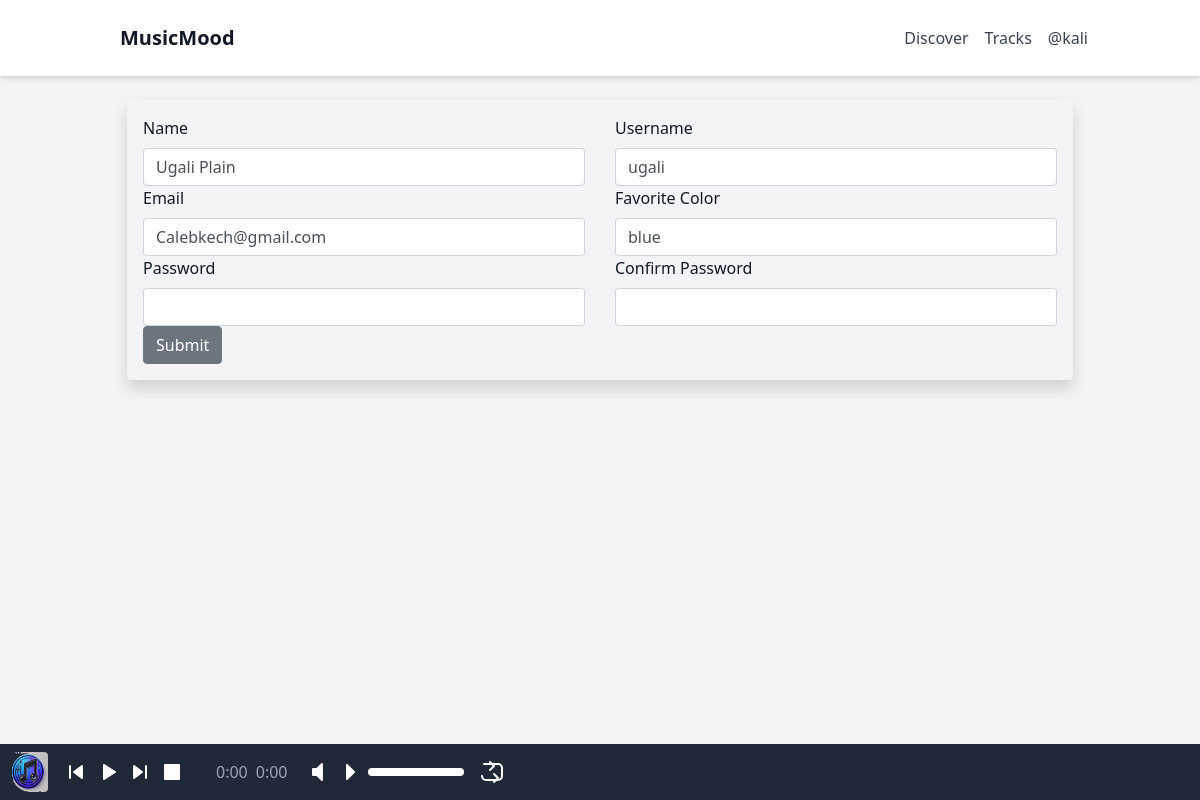
Page /user/update/68556e91-2354-42ca-b421-9d2ffe631100 (signed in) on the committed database.
### app/models.py (models this page shows, shortened)
class Users(db.Model, UserMixin):
    id = db.Column(db.String(36), primary_key=True, default=lambda: str(uuid.uuid4()))
    username = db.Column(db.String(20), nullable=False, unique=True)
    name = db.Column(db.String(200), nullable=False)
    email = db.Column(db.String(120), nullable=False, unique=True)
    favorite_color = db.Column(db.String(120))
    date_added = db.Column(db.DateTime, nullable=False, default=datetime.utcnow)
    profile_pic = db.Column(db.String(255), nullable=True)
    is_admin = db.Column(db.Boolean, default=False)
    is_creater = db.Column(db.Boolean, default=False)
    playlists = db.relationship('Playlist', back_populates='user', cascade='all, delete-orphan')
    password_hash = db.Column(db.String(256))

### app/routes.py (the view, shortened to what this page needs)
@main.route('/user/update/<string:user_id>', methods=['GET', 'POST'])
@login_required
@admin_required
def update_user(user_id):
    user = Users.query.get_or_404(user_id)
    form = UserForm(obj=user)
    return render_template('update_user.html', user=user, form=form)

### app/forms.py
class UserForm(FlaskForm):
	name = StringField("Name", validators=[DataRequired()])
	username = StringField("Username", validators=[DataRequired()])
	email = StringField("Email", validators=[DataRequired()])
	favorite_color = StringField("Favorite Color")
	password_hash = PasswordField('Password', validators=[DataRequired(), EqualTo('password_hash2', message='Passwords Must Match!')])
	password_hash2 = PasswordField('Confirm Password', validators=[DataRequired()])
	profile_pic = FileField("Profile Pic")
	submit = SubmitField("Submit")

### app/__init__.py (called while the page is built)
def create_app():
    app = Flask(__name__)
    app.config.from_object(Config)
    db.init_app(app)
    migrate = Migrate(app, db)
    from .routes import main
    from .auth import auth  # Import the auth Blueprint
    app.register_blueprint(main)
    app.register_blueprint(auth, url_prefix='/auth')  # Register the auth Blueprint with a URL prefix
    login_manager = LoginManager()
    login_manager.init_app(app)
    login_manager.login_view = 'auth.login'
    @login_manager.user_loader
    def load_user(user_id):
        return Users.query.get(str(user_id))
    @app.errorhandler(404)
    def page_not_found(e):
        return render_template('404.html'), 404
    return app

### app/routes.py (called while the page is built)
def admin_required(f):
    @wraps(f)
    def decorated_function(*args, **kwargs):
        if not current_user.is_authenticated or not current_user.is_admin:
            flash('Page does not exits.', 'danger')
            return redirect(url_for('main.index'))
        return f(*args, **kwargs)
    return decorated_function

### app/templates/update_user.html (shortened to what this page needs)
{% extends 'base.html' %}
{% block content %}
<div class="container">
    <div class="shadow p-3 mb-5 bg-body rounded">
        <form class="row g-3" id="update-user-form" action="{{ url_for('main.update_user', user_id=user.id) }}" method="post" enctype="multipart/form-data">
            <div class="col-md-6 position-relative">
                {{ form.name.label(class="form-label") }}
                {{ form.name(class="form-control") }}
            </div>
            <div class="col-md-6 position-relative">
                {{ form.username.label(class="form-label") }}
                {{ form.username(class="form-control") }}
            </div>
            <div class="col-md-6 position-relative">
                {{ form.email.label(class="form-label") }}
                {{ form.email(class="form-control") }}
            </div>
            <div class="col-md-6 position-relative">
                {{ form.favorite_color.label(class="form-label") }}
                {{ form.favorite_color(class="form-control") }}
            </div>
            <div class="col-md-6 position-relative">
                {{ form.password_hash.label(class="form-label") }}
                {{ form.password_hash(class="form-control") }}
            </div>
            <div class="col-md-6 position-relative">
                {{ form.password_hash2.label(class="form-label") }}
                {{ form.password_hash2(class="form-control") }}
            </div>
            <div class="col-12">
                {{ form.submit(class="btn btn-secondary") }}
            </div>
        </form>
    </div>
</div>
{% endblock %}

### app/templates/base.html (shortened to what this page needs)
<!DOCTYPE html>
<html lang="en">
<head>
    <link href="https://stackpath.bootstrapcdn.com/bootstrap/4.5.2/css/bootstrap.min.css" rel="stylesheet">
    <link href="https://cdn.jsdelivr.net/npm/tailwindcss@2.2.19/dist/tailwind.min.css" rel="stylesheet">
</head>
<body class="bg-gray-100 text-gray-900 flex flex-col min-h-screen">
    <header class="bg-white shadow-md w-full">
        <div class="container mx-auto flex justify-between items-center p-4">
            <div class="logo flex items-center">
                <a href="{{ url_for('main.songs') }}" class="text-xl font-semibold ml-2">MusicMood</a>
            </div>
            <nav class="flex items-center space-x-4">
                <a href="{{ url_for('main.songs')}}" class="text-gray-700 hover:text-gray-900">Discover</a>
                <a href="{{ url_for('main.songs')}}" class="text-gray-700 hover:text-gray-900">Tracks</a>
                {% if current_user.is_authenticated %}
                    <a href="{{ url_for('auth.profile')}}" class="text-gray-700 hover:text-gray-900">@{{ current_user.username }}</a>
                {% endif %}
            </nav>
        </div>
    </header>
    <div id="content" class="flex-grow container mx-auto p-4">
        {% block content %}
        {% endblock %}
    </div>
    <footer class="fixed bottom-0 left-0 w-full bg-gray-800 p-2 flex items-center justify-between z-50">
        <div id="jp_container" class="jp-audio flex items-center w-full" role="application" aria-label="media player">
            <div class="flex items-center space-x-4">
                <div class="flex items-center space-x-4">
                    <img id="jp_cover" src="{{ url_for('static', filename='img/default.png') }}" alt="Cover Image" class="h-10 w-10 rounded">
                </div>
                <div class="jp-controls flex items-center space-x-2 mx-auto">
                    <button class="jp-previous text-white focus:outline-none" role="button" tabindex="0" aria-label="Previous">
                        <svg width="24" height="24" fill="none">
                            <path d="M10 12l8-6v12l-8-6Z" fill="currentColor" stroke="currentColor" stroke-width="2" stroke-linecap="round" stroke-linejoin="round" />
                            <path d="M6 6v12" stroke="currentColor" stroke-width="2" stroke-linecap="round" stroke-linejoin="round" />
                        </svg>
                    </button>
                    <button class="jp-play text-white focus:outline-none" role="button" tabindex="0" aria-label="Play">
                        <svg width="24" height="24" fill="none">
                            <path d="M8 5v14l11-7L8 5z" fill="currentColor" stroke="currentColor" stroke-width="2" stroke-linecap="round" stroke-linejoin="round" />
                        </svg>
                    </button>
                    <button class="jp-next text-white focus:outline-none" role="button" tabindex="0" aria-label="Next">
                        <svg width="24" height="24" fill="none">
                            <path d="M14 12L6 6v12l8-6Z" fill="currentColor" stroke="currentColor" stroke-width="2" stroke-linecap="round" stroke-linejoin="round" />
                            <path d="M18 6v12" stroke="currentColor" stroke-width="2" stroke-linecap="round" stroke-linejoin="round" />
                        </svg>
                    </button>
                    <button class="jp-stop text-white focus:outline-none" role="button" tabindex="0" aria-label="Stop">
                        <svg width="24" height="24" fill="none">
                            <rect x="5" y="5" width="14" height="14" fill="currentColor" stroke="currentColor" stroke-width="2" stroke-linecap="round" stroke-linejoin="round" />
                        </svg>
                    </button>
                </div>
                <div class="jp-time-holder flex items-center space-x-2 text-gray-400">
                    <div class="jp-current-time" role="timer" aria-label="time">0:00</div>
                    <div class="jp-duration" role="timer" aria-label="duration">0:00</div>
                </div>
                <div class="jp-volume-controls flex items-center space-x-2">
                    <button class="jp-mute text-white focus:outline-none" role="button" tabindex="0" aria-label="Mute">
                        <svg width="24" height="24" fill="none">
                            <path d="M9 9v6h4l5 5V4l-5 5H9z" fill="currentColor" stroke="currentColor" stroke-width="2" stroke-linecap="round" stroke-linejoin="round" />
                        </svg>
                    </button>
                    <button class="jp-volume-max text-white focus:outline-none" role="button" tabindex="0" aria-label="Max Volume">
                        <svg width="24" height="24" fill="none">
                            <path d="M11 5v14l7-7-7-7z" fill="currentColor" stroke="currentColor" stroke-width="2" stroke-linecap="round" stroke-linejoin="round" />
                        </svg>
                    </button>
                    <div class="jp-volume-bar bg-gray-600 rounded h-2 cursor-pointer w-24">
                        <div class="jp-volume-bar-value bg-white h-2 rounded"></div>
                    </div>
                </div>
                <div class="jp-toggles flex items-center space-x-2">
                    <button class="jp-repeat text-white focus:outline-none" role="button" tabindex="0" aria-label="Repeat">
                    </button>
                </div>
            </div>
        </div>
    </footer>
</body>
</html>

### rows in the picture
Users: username "kali"
Users: name "Ugali Plain", username "ugali", email "Calebkech@gmail.com", favorite_color "blue"
